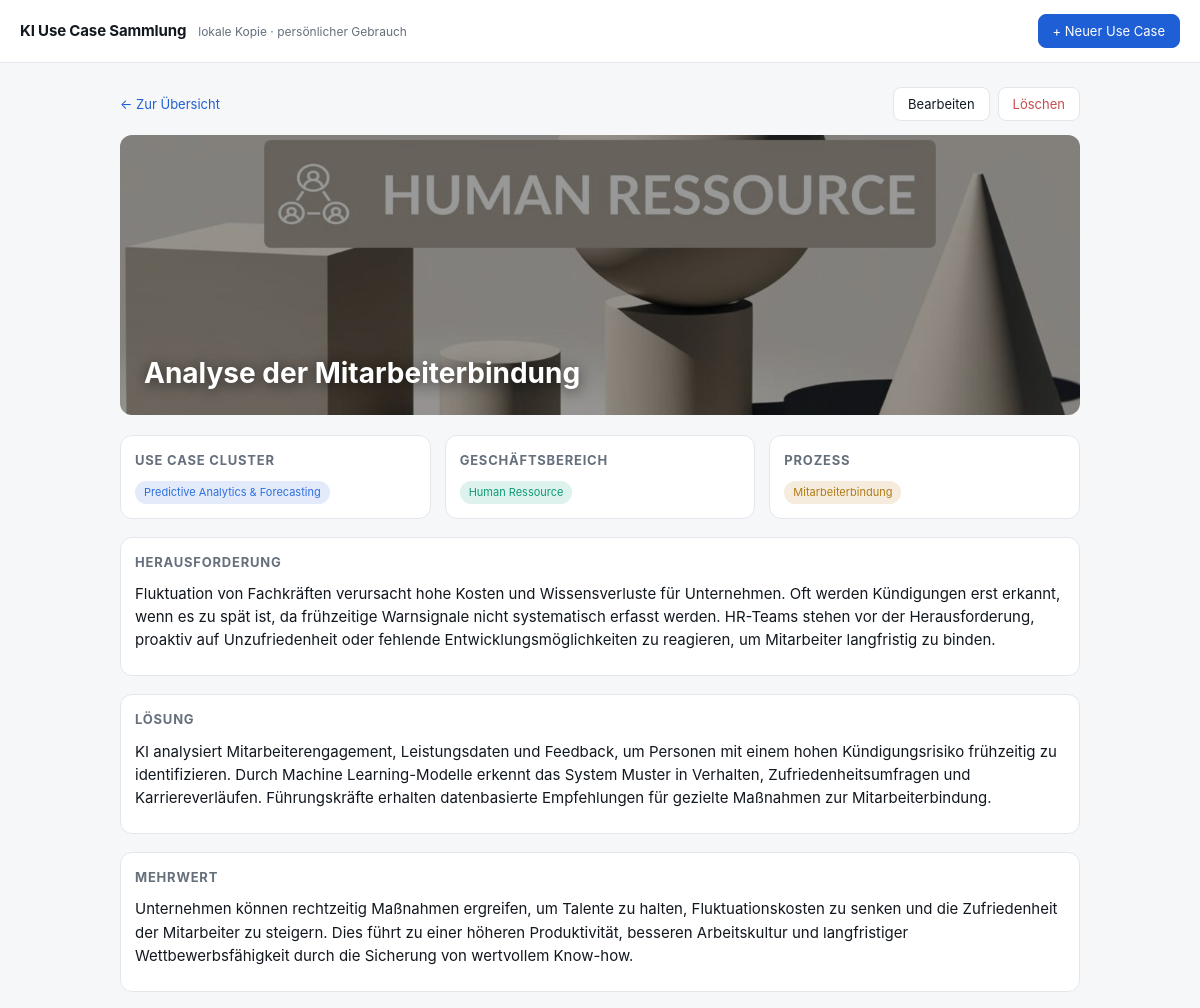
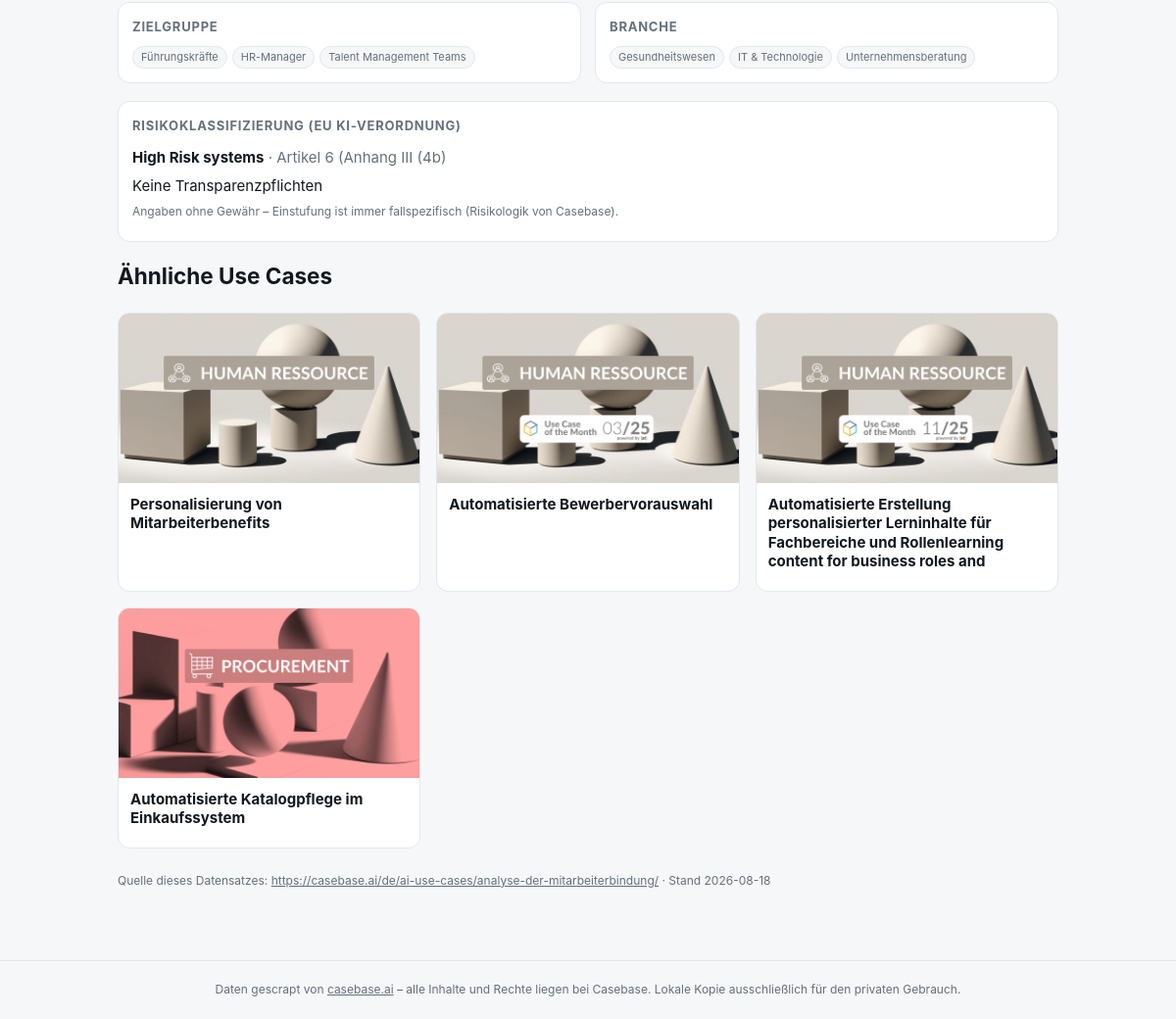
Screenshot of /use-case/9002 with the database file from the repository (2 pictures, top to bottom).
### tables this page shows
CREATE TABLE use_cases (
    post_id       INTEGER PRIMARY KEY,
    lang          TEXT NOT NULL,
    slug          TEXT NOT NULL,
    title         TEXT NOT NULL,
    url           TEXT NOT NULL,
    image_url     TEXT,
    image_file    TEXT,
    challenge     TEXT,
    solution      TEXT,
    benefits      TEXT,          -- HTML
    source_name   TEXT,
    source_url    TEXT,
    risk_class    TEXT,
    risk_reference TEXT,
    risk_obligation TEXT,
    scraped_at    TEXT NOT NULL
);

CREATE TABLE tags (
    id   INTEGER PRIMARY KEY AUTOINCREMENT,
    type TEXT NOT NULL,          -- family | domain | process | target | industry | risk
    name TEXT NOT NULL,
    UNIQUE (type, name)
);

### app.py (the view)
@app.route("/use-case/<int:post_id>")
def detail(post_id):
    row = db().execute("SELECT * FROM use_cases WHERE post_id = ?", (post_id,)).fetchone()
    if row is None:
        abort(404)
    grouped = OrderedDict((t, []) for t in TAG_LABELS)
    for ttype, name in tags_for([post_id]).get(post_id, []):
        grouped.setdefault(ttype, []).append(name)
    related = db().execute(
        """SELECT uc.post_id, uc.title, uc.image_file, uc.image_url, COUNT(*) AS shared
           FROM use_case_tags a
           JOIN use_case_tags b ON b.tag_id = a.tag_id AND b.post_id != a.post_id
           JOIN use_cases uc ON uc.post_id = b.post_id
           JOIN tags t ON t.id = a.tag_id
           WHERE a.post_id = ? AND t.type IN ('family','domain','process')
           GROUP BY uc.post_id ORDER BY shared DESC, uc.title LIMIT 4""", (post_id,)).fetchall()
    return render_template("detail.html", uc=row, grouped=grouped,
                           tag_labels=TAG_LABELS, related=related)

### app.py (called while the page is built)
def db():
    if "db" not in g:
        g.db = sqlite3.connect(DB_PATH)
        g.db.row_factory = sqlite3.Row
    return g.db

def tags_for(post_ids):
    if not post_ids:
        return {}
    marks = ",".join("?" * len(post_ids))
    rows = db().execute(
        f"""SELECT uct.post_id, t.type, t.name FROM use_case_tags uct
            JOIN tags t ON t.id = uct.tag_id
            WHERE uct.post_id IN ({marks})
            ORDER BY t.type, t.name""", list(post_ids)).fetchall()
    out = {}
    for r in rows:
        out.setdefault(r["post_id"], []).append((r["type"], r["name"]))
    return out

### templates/detail.html (shortened to what this page needs)
{% extends "base.html" %}
{% block content %}
<article class="detail">
  <div class="detailbar">
    <a class="back" href="{{ url_for('index') }}">← Zur Übersicht</a>
    <span class="detailbar-actions">
      <a class="btn" href="{{ url_for('edit', post_id=uc['post_id']) }}">Bearbeiten</a>
      <form method="post" action="{{ url_for('delete', post_id=uc['post_id']) }}"
            onsubmit="return confirm('„{{ uc['title']|e }}“ wirklich löschen? Das lässt sich nicht rückgängig machen.')">
        <button class="btn btn--danger" type="submit">Löschen</button>
      </form>
    </span>
  </div>
  <div class="hero">
    {% if uc['image_file'] %}
      <img src="{{ url_for('static', filename='img/' ~ uc['image_file']) }}" alt="">
    {% elif uc['image_url'] %}<img src="{{ uc['image_url'] }}" alt="">{% endif %}
    <h1>{{ uc['title'] }}</h1>
  </div>
  <div class="meta-boxes">
    {% for ttype in ('family','domain','process') %}
      {% if grouped[ttype] %}
      <div class="box">
        <h2>{{ tag_labels[ttype] }}</h2>
        <div class="tags">{% for n in grouped[ttype] %}<span class="tag tag--{{ ttype }}">{{ n }}</span>{% endfor %}</div>
      </div>
      {% endif %}
    {% endfor %}
  </div>
  {% if uc['challenge'] %}<section class="box wide"><h2>Herausforderung</h2><div class="rich">{{ uc['challenge']|safe }}</div></section>{% endif %}
  {% if uc['solution'] %}<section class="box wide"><h2>Lösung</h2><div class="rich">{{ uc['solution']|safe }}</div></section>{% endif %}
  {% if uc['benefits'] %}<section class="box wide"><h2>Mehrwert</h2><div class="rich">{{ uc['benefits']|safe }}</div></section>{% endif %}
  <div class="meta-boxes two">
    {% for ttype in ('target','industry') %}
      {% if grouped[ttype] %}
      <div class="box">
        <h2>{{ tag_labels[ttype] }}</h2>
        <div class="tags">{% for n in grouped[ttype] %}<span class="tag tag--{{ ttype }}">{{ n }}</span>{% endfor %}</div>
      </div>
      {% endif %}
    {% endfor %}
  </div>
  {% if uc['risk_class'] %}
  <section class="box wide risk">
    <h2>Risikoklassifizierung (EU KI-Verordnung)</h2>
    <p><strong>{{ uc['risk_class'] }}</strong>
       {% if uc['risk_reference'] %}<span class="muted">· {{ uc['risk_reference'] }}</span>{% endif %}</p>
    {% if uc['risk_obligation'] %}<p>{{ uc['risk_obligation'] }}</p>{% endif %}
    <p class="muted small">Angaben ohne Gewähr – Einstufung ist immer fallspezifisch (Risikologik von Casebase).</p>
  </section>
  {% endif %}
  {% if related %}
  <section class="wide">
    <h2>Ähnliche Use Cases</h2>
    <div class="grid">
      {% for r in related %}
      <a class="card" href="{{ url_for('detail', post_id=r['post_id']) }}">
        <div class="thumb">
          {% if r['image_file'] %}<img src="{{ url_for('static', filename='img/' ~ r['image_file']) }}" alt="" loading="lazy">
          {% elif r['image_url'] %}<img src="{{ r['image_url'] }}" alt="" loading="lazy">{% endif %}
        </div>
        <div class="card-body"><h3>{{ r['title'] }}</h3></div>
      </a>
      {% endfor %}
    </div>
  </section>
  {% endif %}
  <p class="source">
    {% if uc['url'] %}Quelle dieses Datensatzes:
    <a href="{{ uc['url'] }}" target="_blank" rel="noopener">{{ uc['url'] }}</a>{% endif %}
    <span class="muted">· Stand {{ uc['scraped_at'][:10] }}</span>
  </p>
</article>
{% endblock %}

### static/style.css (style rules this page uses)
:root { --bg:#f6f7f9; --panel:#fff; --ink:#12181f; --muted:#65707c; --line:#e3e7ec; --accent:#1f5fd6; --radius:12px; }
* { box-sizing:border-box }
body { margin:0;background:var(--bg);color:var(--ink); font:15px/1.55 -apple-system,BlinkMacSystemFont,"Segoe UI",Roboto,Helvetica,Arial,sans-serif }
a { color:inherit }
.grid { display:grid;grid-template-columns:repeat(auto-fill,minmax(250px,1fr));gap:16px }
.card { display:flex;flex-direction:column;background:var(--panel);border:1px solid var(--line); border-radius:var(--radius);overflow:hidden;text-decoration:none;transition:.15s }
.thumb { aspect-ratio:16/9;background:var(--line) }
.thumb img { width:100%;height:100%;object-fit:cover;display:block }
.card-body { padding:12px }
.card h3 { margin:0 0 8px;font-size:15px;line-height:1.3 }
.tags { display:flex;flex-wrap:wrap;gap:5px }
.tag { font-size:11px;padding:2px 8px;border-radius:999px;border:1px solid var(--line);color:var(--muted) }
.tag--family { background:rgba(31,95,214,.12);color:#2f6fe0;border-color:transparent }
.tag--domain { background:rgba(16,163,127,.14);color:#0e9b78;border-color:transparent }
.tag--process { background:rgba(180,120,20,.14);color:#b07b17;border-color:transparent }
.tag--target,.tag--industry { background:var(--bg) }
.detail { max-width:960px;margin:0 auto }
.back { display:inline-block;margin-bottom:14px;color:var(--accent);text-decoration:none;font-size:13px }
.hero { position:relative;border-radius:var(--radius);overflow:hidden;margin-bottom:20px;background:var(--line) }
.hero img { width:100%;height:280px;object-fit:cover;display:block;filter:brightness(.6) }
.hero h1 { position:absolute;left:24px;right:24px;bottom:20px;margin:0;color:#fff;font-size:28px; text-shadow:0 2px 14px rgba(0,0,0,.6) }
.meta-boxes { display:grid;grid-template-columns:repeat(3,1fr);gap:14px;margin-bottom:18px }
.meta-boxes.two { grid-template-columns:repeat(2,1fr) }
.box { background:var(--panel);border:1px solid var(--line);border-radius:var(--radius);padding:14px }
.box h2 { margin:0 0 10px;font-size:13px;text-transform:uppercase;letter-spacing:.06em;color:var(--muted) }
.wide { margin-bottom:18px }
.rich p { margin:0 0 10px }
.risk p { margin:0 0 6px }
.muted { color:var(--muted) }
.small { font-size:12px }
.source { font-size:12px;color:var(--muted);margin-top:24px;word-break:break-word }
.btn { display:inline-block;padding:7px 14px;border-radius:8px;border:1px solid var(--line); background:var(--panel);color:var(--text);font-size:13px;text-decoration:none;cursor:pointer; font-family:inherit;line-height:1.4 }
.btn--danger { color:#c94b4b }
.detailbar { display:flex;align-items:center;justify-content:space-between;gap:12px;margin-bottom:14px }
.detailbar .back { margin-bottom:0 }
.detailbar-actions { display:flex;gap:8px;align-items:center }
.detailbar-actions form { margin:0 }

### rows the page displays
use_cases: image_file (picture), title "Analyse der Mitarbeiterbindung", challenge "Fluktuation von Fachkräften verursacht hohe Kosten und Wissensverluste für Unternehmen. Oft werden Kündigungen erst erkannt, wenn es zu spät ist, da frühzeitige Warnsignale nicht systematisch erfasst werden. HR-Teams stehen vor der Herausforderung, proaktiv auf Unzufriedenheit oder fehlende Entwicklungsmöglichkeiten zu reagieren, um Mitarbeiter langfristig zu binden.", solution "KI analysiert Mitarbeiterengagement, Leistungsdaten und Feedback, um Personen mit einem hohen Kündigungsrisiko frühzeitig zu identifizieren. Durch Machine Learning-Modelle erkennt das System Muster in Verhalten, Zufriedenheitsumfragen und Karriereverläufen. Führungskräfte erhalten datenbasierte Empfehlungen für gezielte Maßnahmen zur Mitarbeiterbindung.", benefits "Unternehmen können rechtzeitig Maßnahmen ergreifen, um Talente zu halten, Fluktuationskosten zu senken und die Zufriedenheit der Mitarbeiter zu steigern. Dies führt zu einer höheren Produktivität, besseren Arbeitskultur und langfristiger Wettbewerbsfähigkeit durch die Sicherung von wertvollem Know-how.", risk_class "High Risk systems", risk_reference "Artikel 6 (Anhang III (4b)", risk_obligation "Keine Transparenzpflichten", url "https://casebase.ai/de/ai-use-cases/analyse-der-mitarbeiterbindung/", scraped_at "2026-08-18"
tags: name "Predictive Analytics & Forecasting"
tags: name "Human Ressource"
tags: name "Mitarbeiterbindung"
tags: name "Führungskräfte"
tags: name "HR-Manager"
tags: name "Talent Management Teams"
tags: name "Gesundheitswesen"
tags: name "IT & Technologie"
tags: name "Unternehmensberatung"
use_cases: image_file (picture), title "Personalisierung von Mitarbeiterbenefits"
use_cases: image_file (picture), title "Automatisierte Bewerbervorauswahl"
use_cases: image_file (picture), title "Automatisierte Erstellung personalisierter Lerninhalte für Fachbereiche und Rollenlearning content for business roles and"
use_cases: image_file (picture), title "Automatisierte Katalogpflege im Einkaufssystem"

### other values shown
{{ tag_labels[ttype] }} "USE CASE CLUSTER" "GESCHÄFTSBEREICH" "PROZESS"
{{ tag_labels[ttype] }} "ZIELGRUPPE" "BRANCHE"
